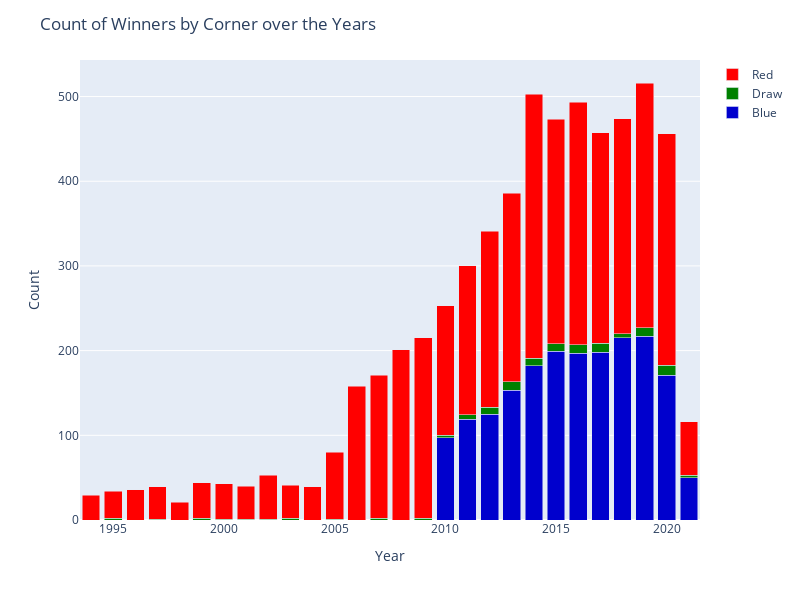

Here is the notebook cell this chart was saved with:
### Code cell
import pandas as pd
import plotly.express as px

# Assuming you have imported the necessary libraries and loaded the 'fights' DataFrame

year = fights.groupby(['Year', 'Winner By Corner']).size().reset_index(name='Count')
pivot_year = year.pivot(index='Year', columns='Winner By Corner', values='Count')

colors = ['mediumblue', 'green', 'red']

fig = px.bar()

for column, color in zip(pivot_year.columns, colors):
    fig.add_bar(x=pivot_year.index,
                y=pivot_year[column],
                name=column,
                marker_color=color)

fig.update_layout(barmode='stack',
                  width=800, height=600,
                  xaxis_title='Year',
                  yaxis_title='Count',
                  title='Count of Winners by Corner over the Years')

fig.show()

### Figure 1 — Plotly figure (JSON) as saved in the notebook; plotly's stock layout.template omitted (floating-point values rounded to 4 significant figures)
{"data": [{"alignmentgroup": "True", "hovertemplate": "<extra></extra>", "legendgroup": "", "marker": {"color": "#636efa", "pattern": {"shape": ""}}, "name": "", "offsetgroup": "", "orientation": "v", "showlegend": false, "textposition": "auto", "type": "bar", "xaxis": "x", "yaxis": "y"}, {"marker": {"color": "mediumblue"}, "name": "Blue", "type": "bar", "x": [1994, 1995, 1996, 1997, 1998, 1999, 2000, 2001, 2002, 2003, 2004, 2005, 2006, 2007, 2008, 2009, 2010, 2011, 2012, 2013, 2014, 2015, 2016, 2017, 2018, 2019, 2020, 2021], "y": [null, null, null, null, null, null, null, null, null, null, null, null, null, null, null, null, 97, 119, 125, 153, 182, 199, 197, 198, 215, 217, 171, 50]}, {"marker": {"color": "green"}, "name": "Draw", "type": "bar", "x": [1994, 1995, 1996, 1997, 1998, 1999, 2000, 2001, 2002, 2003, 2004, 2005, 2006, 2007, 2008, 2009, 2010, 2011, 2012, 2013, 2014, 2015, 2016, 2017, 2018, 2019, 2020, 2021], "y": [null, 2, null, 1, null, 2, 1, 1, 1, 2, null, 1, null, 2, null, 2, 3, 5, 8, 10, 9, 9, 10, 11, 5, 10, 12, 3]}, {"marker": {"color": "red"}, "name": "Red", "type": "bar", "x": [1994, 1995, 1996, 1997, 1998, 1999, 2000, 2001, 2002, 2003, 2004, 2005, 2006, 2007, 2008, 2009, 2010, 2011, 2012, 2013, 2014, 2015, 2016, 2017, 2018, 2019, 2020, 2021], "y": [29, 32, 36, 38, 21, 42, 42, 39, 52, 39, 39, 79, 158, 169, 201, 213, 153, 176, 208, 223, 312, 265, 286, 248, 254, 289, 273, 63]}], "layout": {"barmode": "stack", "height": 600, "legend": {"tracegroupgap": 0}, "margin": {"t": 60}, "title": {"text": "Count of Winners by Corner over the Years"}, "width": 800, "xaxis": {"anchor": "y", "domain": [0, 1], "title": {"text": "Year"}}, "yaxis": {"anchor": "x", "domain": [0, 1], "title": {"text": "Count"}}}}
